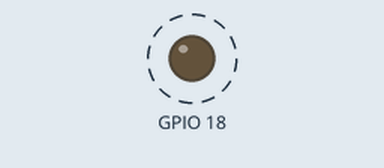
Recording of a program running on a simulated Raspberry Pi (BCM pin numbers). On the bench: output pins drawn as LEDs (lit = HIGH). Dashed ring = blinking.

Above: at 0.5 s.
Timing chart, 0 to 4.6 s (numbered marks = the images above):
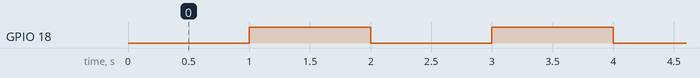

The program:

blinkingLed.py
```python
import RPi.GPIO as GPIO
import time
GPIO.setmode(GPIO.BCM)
GPIO.setwarnings(False)
GPIO.setup(18,GPIO.OUT)

count = 1
while (count < 9):
	time.sleep(1)
	GPIO.output(18,GPIO.HIGH)
	time.sleep(1)
	GPIO.output(18,GPIO.LOW)
```

Measured:
- by itself, GPIO 18: alternates HIGH for 1.0 s and LOW for 1.0 s
